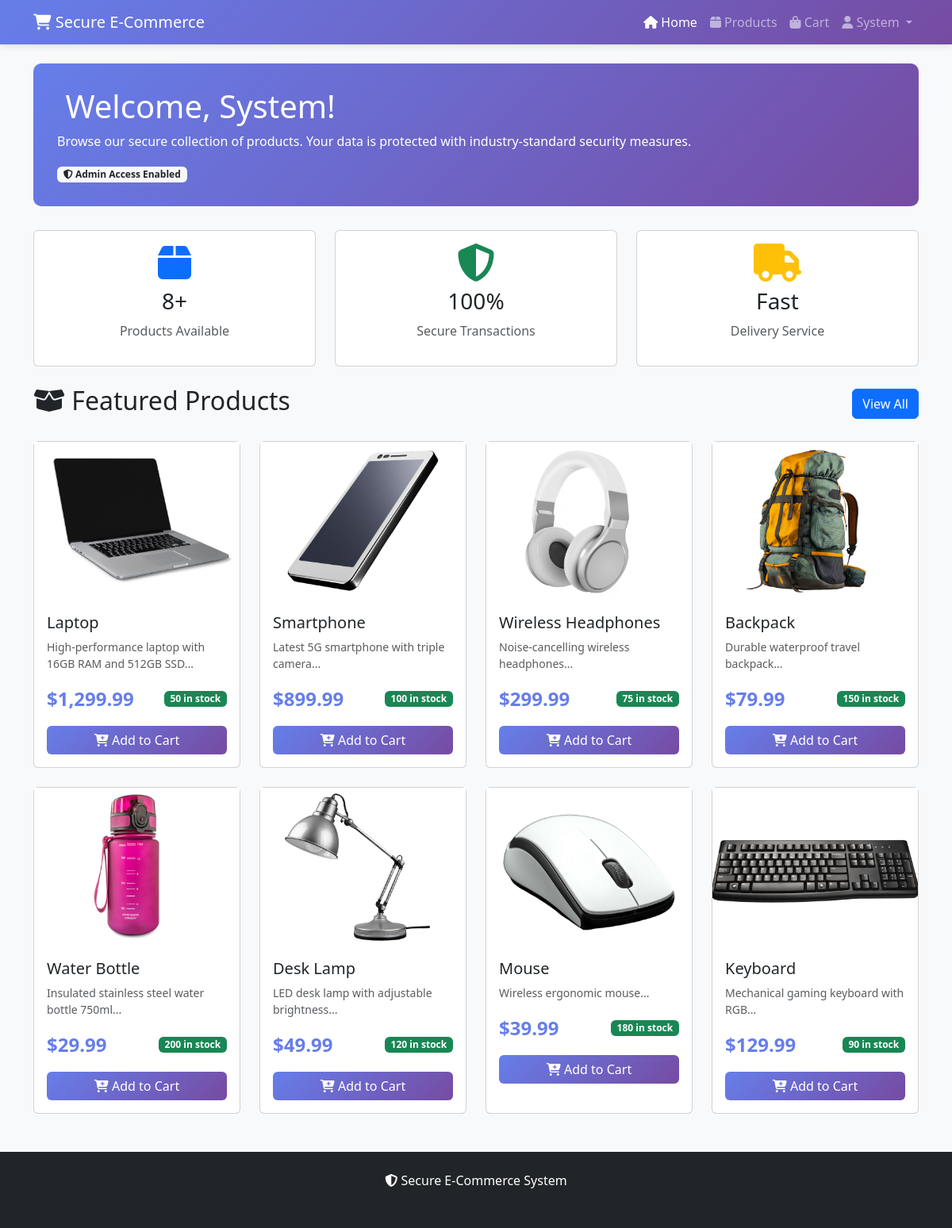
/dashboard.php (signed in), run on the app's committed database.
### tables this page shows
CREATE TABLE users (
    user_id INT AUTO_INCREMENT PRIMARY KEY,
    email VARCHAR(255) UNIQUE NOT NULL,
    password_hash VARCHAR(255) NOT NULL,
    first_name VARCHAR(100) NOT NULL,
    last_name VARCHAR(100) NOT NULL,
    phone VARCHAR(20),
    role ENUM('customer', 'admin') DEFAULT 'customer',
    is_active BOOLEAN DEFAULT TRUE,
    failed_login_attempts INT DEFAULT 0,
    last_failed_login TIMESTAMP NULL,
    account_locked_until TIMESTAMP NULL,
    created_at TIMESTAMP DEFAULT CURRENT_TIMESTAMP,
    updated_at TIMESTAMP DEFAULT CURRENT_TIMESTAMP ON UPDATE CURRENT_TIMESTAMP,
    INDEX idx_email (email),
    INDEX idx_role (role)
);

CREATE TABLE products (
    product_id INT AUTO_INCREMENT PRIMARY KEY,
    name VARCHAR(255) NOT NULL,
    description TEXT,
    price DECIMAL(10, 2) NOT NULL,
    stock_quantity INT DEFAULT 0,
    category VARCHAR(100),
    image_url VARCHAR(500),
    is_active BOOLEAN DEFAULT TRUE,
    created_at TIMESTAMP DEFAULT CURRENT_TIMESTAMP,
    updated_at TIMESTAMP DEFAULT CURRENT_TIMESTAMP ON UPDATE CURRENT_TIMESTAMP,
    INDEX idx_category (category),
    INDEX idx_active (is_active),
    CONSTRAINT chk_price CHECK (price >= 0),
    CONSTRAINT chk_stock CHECK (stock_quantity >= 0)
);

### dashboard.php (the view, shortened to what this page needs)
<?php
$db = Database::getInstance()->getConnection();
$stmt = $db->prepare("SELECT * FROM users WHERE user_id = :user_id");
$stmt->execute([':user_id' => $_SESSION['user_id']]);
$user = $stmt->fetch();
$stmt = $db->query("SELECT * FROM products WHERE is_active = TRUE ORDER BY created_at DESC LIMIT 8");
$products = $stmt->fetchAll();
?>
<!DOCTYPE html>
<html lang="en">
<head>
    <link href="https://cdn.jsdelivr.net/npm/bootstrap@5.3.0/dist/css/bootstrap.min.css" rel="stylesheet">
    <link href="https://cdnjs.cloudflare.com/ajax/libs/font-awesome/6.4.0/css/all.min.css" rel="stylesheet">
</head>
<body>
    <nav class="navbar navbar-expand-lg navbar-dark">
        <div class="container">
            <a class="navbar-brand" href="dashboard.php">
                <i class="fas fa-shopping-cart"></i> Secure E-Commerce
            </a>
            <div class="collapse navbar-collapse" id="navbarNav">
                <ul class="navbar-nav ms-auto">
                    <li class="nav-item">
                        <a class="nav-link active" href="dashboard.php">
                            <i class="fas fa-home"></i> Home
                        </a>
                    </li>
                    <li class="nav-item">
                        <a class="nav-link" href="products/index.php">
                            <i class="fas fa-box"></i> Products
                        </a>
                    </li>
                    <li class="nav-item">
                        <a class="nav-link" href="cart/index.php">
                            <i class="fas fa-shopping-bag"></i> Cart
                        </a>
                    </li>
                    <li class="nav-item dropdown">
                        <a class="nav-link dropdown-toggle" href="#" id="userDropdown" role="button" data-bs-toggle="dropdown">
                            <i class="fas fa-user"></i> <?php echo htmlspecialchars($user['first_name']); ?>
                        </a>
                    </li>
                </ul>
            </div>
        </div>
    </nav>
    <div class="container mt-4">
        <div class="welcome-section">
            <h1><i class="fas fa-hand-wave"></i> Welcome, <?php echo htmlspecialchars($user['first_name']); ?>!</h1>
            <p class="mb-0">Browse our secure collection of products. Your data is protected with industry-standard security measures.</p>
            <?php if ($user['role'] === 'admin'): ?>
                <div class="mt-3">
                    <span class="badge bg-light text-dark"><i class="fas fa-shield-alt"></i> Admin Access Enabled</span>
                </div>
            <?php endif; ?>
        </div>
        <div class="row mb-4">
            <div class="col-md-4">
                <div class="card text-center">
                    <div class="card-body">
                        <i class="fas fa-box fa-3x text-primary mb-2"></i>
                        <h3><?php echo count($products); ?>+</h3>
                        <p class="text-muted">Products Available</p>
                    </div>
                </div>
            </div>
            <div class="col-md-4">
                <div class="card text-center">
                    <div class="card-body">
                        <i class="fas fa-shield-alt fa-3x text-success mb-2"></i>
                        <h3>100%</h3>
                        <p class="text-muted">Secure Transactions</p>
                    </div>
                </div>
            </div>
            <div class="col-md-4">
                <div class="card text-center">
                    <div class="card-body">
                        <i class="fas fa-truck fa-3x text-warning mb-2"></i>
                        <h3>Fast</h3>
                        <p class="text-muted">Delivery Service</p>
                    </div>
                </div>
            </div>
        </div>
        <div class="d-flex justify-content-between align-items-center mb-4">
            <h2><i class="fas fa-box-open"></i> Featured Products</h2>
            <a href="products/index.php" class="btn btn-primary">View All</a>
        </div>
        <div class="row g-4">
            <?php foreach ($products as $product): ?>
                <div class="col-md-3">
                    <div class="card product-card">
                        <div class="product-image">
                            <?php
                                $imagePath = 'assets/images/products/' . $product['name'] . '.png';
                                if (file_exists($imagePath)):
                            ?>
                                <img src="<?php echo $imagePath; ?>"
                                     alt="<?php echo htmlspecialchars($product['name']); ?>"
                                     style="width: 100%; height: 100%; object-fit: cover;">
                            <?php else: ?>
                                <i class="fas fa-box fa-4x text-muted"></i>
                            <?php endif; ?>
                        </div>
                        <div class="card-body">
                            <h5 class="card-title"><?php echo htmlspecialchars($product['name']); ?></h5>
                            <p class="card-text text-muted small"><?php echo htmlspecialchars(substr($product['description'], 0, 60)) . '...'; ?></p>
                            <div class="d-flex justify-content-between align-items-center mb-3">
                                <span class="price-tag">$<?php echo number_format($product['price'], 2); ?></span>
                                <span class="badge bg-success"><?php echo $product['stock_quantity']; ?> in stock</span>
                            </div>
                            <form action="cart/add.php" method="POST">
                                <button type="submit" class="btn btn-add-cart w-100">
                                    <i class="fas fa-cart-plus"></i> Add to Cart
                                </button>
                            </form>
                        </div>
                    </div>
                </div>
            <?php endforeach; ?>
        </div>
    </div>
    <footer class="mt-5 py-4 bg-dark text-white text-center">
        <div class="container">
            <p class="mb-0">
                <i class="fas fa-shield-alt"></i> Secure E-Commerce System<br>
                <small class="text-muted">Protected by advanced security measures | All data encrypted</small>
            </p>
        </div>
    </footer>
</body>
</html>

### dashboard.php (style rules this page uses)
body { background-color: #f8f9fa; }
.navbar { background: linear-gradient(135deg, #667eea 0%, #764ba2 100%); box-shadow: 0 2px 10px rgba(0,0,0,0.1); }
.product-card { transition: transform 0.3s, box-shadow 0.3s; height: 100%; }
.product-image { height: 200px; background: linear-gradient(135deg, #667eea20 0%, #764ba220 100%); display: flex; align-items: center; justify-content: center; }
.price-tag { font-size: 1.5rem; font-weight: bold; color: #667eea; }
.welcome-section { background: linear-gradient(135deg, #667eea 0%, #764ba2 100%); color: white; padding: 30px; border-radius: 10px; margin-bottom: 30px; }
.btn-add-cart { background: linear-gradient(135deg, #667eea 0%, #764ba2 100%); border: none; color: white; }

### data on the page
users: first_name "System"
products: name (picture), name "Laptop", description "High-performance laptop with 16GB RAM and 512GB SSD", price "1,299.99", stock_quantity "50"
products: name (picture), name "Smartphone", description "Latest 5G smartphone with triple camera", price "899.99", stock_quantity "100"
products: name (picture), name "Wireless Headphones", description "Noise-cancelling wireless headphones", price "299.99", stock_quantity "75"
products: name (picture), name "Backpack", description "Durable waterproof travel backpack", price "79.99", stock_quantity "150"
products: name (picture), name "Water Bottle", description "Insulated stainless steel water bottle 750ml", price "29.99", stock_quantity "200"
products: name (picture), name "Desk Lamp", description "LED desk lamp with adjustable brightness", price "49.99", stock_quantity "120"
products: name (picture), name "Mouse", description "Wireless ergonomic mouse", price "39.99", stock_quantity "180"
products: name (picture), name "Keyboard", description "Mechanical gaming keyboard with RGB", price "129.99", stock_quantity "90"

### other printed values
count($products) "8"
